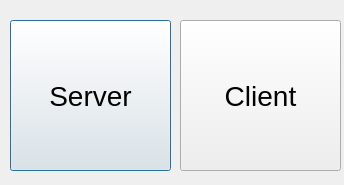
<?xml version="1.0" encoding="UTF-8"?>
<ui version="4.0">
 <class>Dialog</class>
 <widget class="QDialog" name="Dialog">
  <property name="geometry">
   <rect>
    <x>0</x>
    <y>0</y>
    <width>344</width>
    <height>185</height>
   </rect>
  </property>
  <property name="windowTitle">
   <string>Dialog</string>
  </property>
  <widget class="QPushButton" name="pushButton">
   <property name="geometry">
    <rect>
     <x>10</x>
     <y>20</y>
     <width>161</width>
     <height>151</height>
    </rect>
   </property>
   <property name="font">
    <font>
     <pointsize>21</pointsize>
    </font>
   </property>
   <property name="text">
    <string>Server</string>
   </property>
  </widget>
  <widget class="QPushButton" name="pushButton_2">
   <property name="geometry">
    <rect>
     <x>180</x>
     <y>20</y>
     <width>161</width>
     <height>151</height>
    </rect>
   </property>
   <property name="font">
    <font>
     <pointsize>21</pointsize>
    </font>
   </property>
   <property name="text">
    <string>Client</string>
   </property>
  </widget>
 </widget>
 <resources/>
 <connections/>
</ui>
